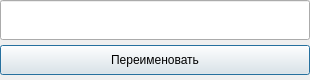
<?xml version="1.0" encoding="UTF-8"?>
<ui version="4.0">
 <class>renameDialog</class>
 <widget class="QDialog" name="renameDialog">
  <property name="geometry">
   <rect>
    <x>0</x>
    <y>0</y>
    <width>310</width>
    <height>80</height>
   </rect>
  </property>
  <property name="windowTitle">
   <string>Dialog</string>
  </property>
  <widget class="QLineEdit" name="lineEdit">
   <property name="geometry">
    <rect>
     <x>0</x>
     <y>0</y>
     <width>310</width>
     <height>40</height>
    </rect>
   </property>
  </widget>
  <widget class="QPushButton" name="confirmButton">
   <property name="geometry">
    <rect>
     <x>0</x>
     <y>45</y>
     <width>310</width>
     <height>30</height>
    </rect>
   </property>
   <property name="text">
    <string>Переименовать</string>
   </property>
  </widget>
 </widget>
 <resources/>
 <connections/>
</ui>
